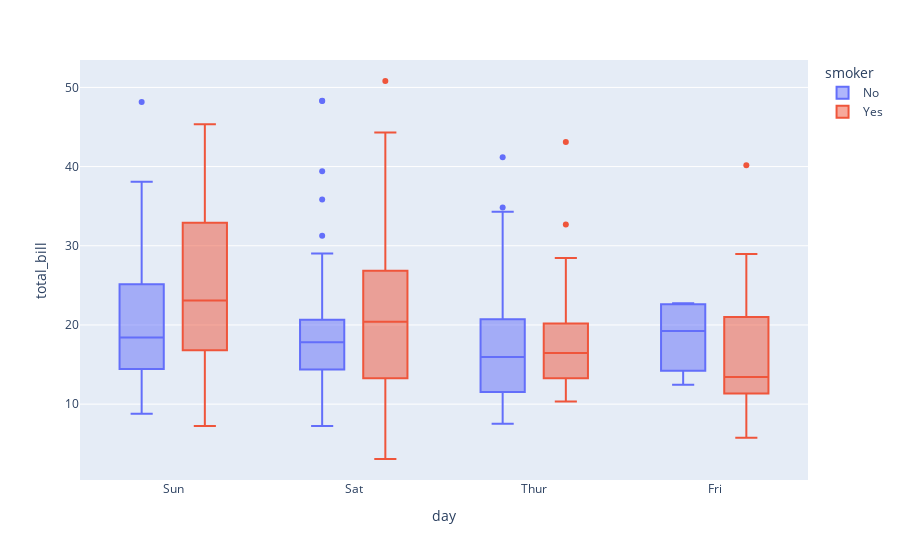

This figure's notebook cell:
### Markdown cell above
## Choosing The Algorithm For Computing Quartiles
* By default, quartiles for box plots are computed using the linear method (for more about linear interpolation, see #10 listed on http://www.amstat.org/publications/jse/v14n3/langford.html and https://en.wikipedia.org/wiki/Quartile for more details).

* However, you can also choose to use an exclusive or an inclusive algorithm to compute quartiles.

* The *exclusive* algorithm uses the median to divide the ordered dataset into two halves. If the sample is odd, it does not include the median in either half. Q1 is then the median of the lower half and Q3 is the median of the upper half.

* The *inclusive* algorithm also uses the median to divide the ordered dataset into two halves, but if the sample is odd, it includes the median in both halves. Q1 is then the median of the lower half and Q3 the median of the upper half.

### Code cell
import plotly.express as px

df = px.data.tips()

fig = px.box(df, x="day", y="total_bill", color="smoker")
fig.update_traces(quartilemethod="exclusive") # or "inclusive", or "linear" by default
fig.show()

### Figure 1 — Plotly figure (JSON) as saved in the notebook; plotly's stock layout.template omitted (floating-point values rounded to 4 significant figures; data arrays with more than 128 entries replaced by an {"elided": "..."} marker saying what was removed)
{"data": [{"alignmentgroup": "True", "hoverlabel": {"namelength": 0}, "hovertemplate": "smoker=No<br>day=%{x}<br>total_bill=%{y}", "legendgroup": "No", "marker": {"color": "#636efa"}, "name": "No", "notched": false, "offsetgroup": "No", "orientation": "v", "quartilemethod": "exclusive", "showlegend": true, "type": "box", "x": {"elided": "151 str values"}, "x0": " ", "xaxis": "x", "y": {"elided": "151 float values"}, "y0": " ", "yaxis": "y"}, {"alignmentgroup": "True", "hoverlabel": {"namelength": 0}, "hovertemplate": "smoker=Yes<br>day=%{x}<br>total_bill=%{y}", "legendgroup": "Yes", "marker": {"color": "#EF553B"}, "name": "Yes", "notched": false, "offsetgroup": "Yes", "orientation": "v", "quartilemethod": "exclusive", "showlegend": true, "type": "box", "x": ["Sat", "Sat", "Sat", "Sat", "Sat", "Sat", "Sat", "Sat", "Sat", "Sat", "Sat", "Thur", "Thur", "Fri", "Fri", "Fri", "Fri", "Fri", "Fri", "Fri", "Fri", "Fri", "Sat", "Sat", "Sat", "Sat", "Sat", "Sat", "Thur", "Sun", "Sat", "Sat", "Sat", "Sat", "Sun", "Sun", "Sun", "Sun", "Sun", "Sun", "Sun", "Sun", "Sun", "Sun", "Sun", "Sun", "Sun", "Sun", "Sun", "Sun", "Sun", "Sun", "Thur", "Thur", "Thur", "Thur", "Thur", "Thur", "Thur", "Thur", "Thur", "Thur", "Thur", "Thur", "Thur", "Thur", "Sat", "Sat", "Sat", "Sat", "Sat", "Sat", "Sat", "Sat", "Sat", "Sat", "Sat", "Sat", "Sat", "Fri", "Fri", "Fri", "Fri", "Fri", "Fri", "Sat", "Sat", "Sat", "Sat", "Sat", "Sat", "Sat", "Sat"], "x0": " ", "xaxis": "x", "y": [38.01, 11.24, 20.29, 13.81, 11.02, 18.29, 3.07, 15.01, 26.86, 25.28, 17.92, 19.44, 32.68, 28.97, 5.75, 16.32, 40.17, 27.28, 12.03, 21.01, 11.35, 15.38, 44.3, 22.42, 15.36, 20.49, 25.21, 14.31, 16, 17.51, 10.59, 10.63, 50.81, 15.81, 7.25, 31.85, 16.82, 32.9, 17.89, 14.48, 9.6, 34.63, 34.65, 23.33, 45.35, 23.17, 40.55, 20.9, 30.46, 18.15, 23.1, 15.69, 19.81, 28.44, 15.48, 16.58, 10.34, 43.11, 13, 13.51, 18.71, 12.74, 13, 16.4, 20.53, 16.47, 26.59, 38.73, 24.27, 12.76, 30.06, 25.89, 13.27, 28.17, 12.9, 28.15, 11.59, 7.74, 30.14, 12.16, 13.42, 8.58, 13.42, 16.27, 10.09, 22.12, 24.01, 15.69, 15.53, 12.6, 32.83, 27.18, 22.67], "y0": " ", "yaxis": "y"}], "layout": {"boxmode": "group", "legend": {"title": {"text": "smoker"}, "tracegroupgap": 0}, "margin": {"t": 60}, "xaxis": {"anchor": "y", "domain": [0, 1], "title": {"text": "day"}}, "yaxis": {"anchor": "x", "domain": [0, 1], "title": {"text": "total_bill"}}}}
